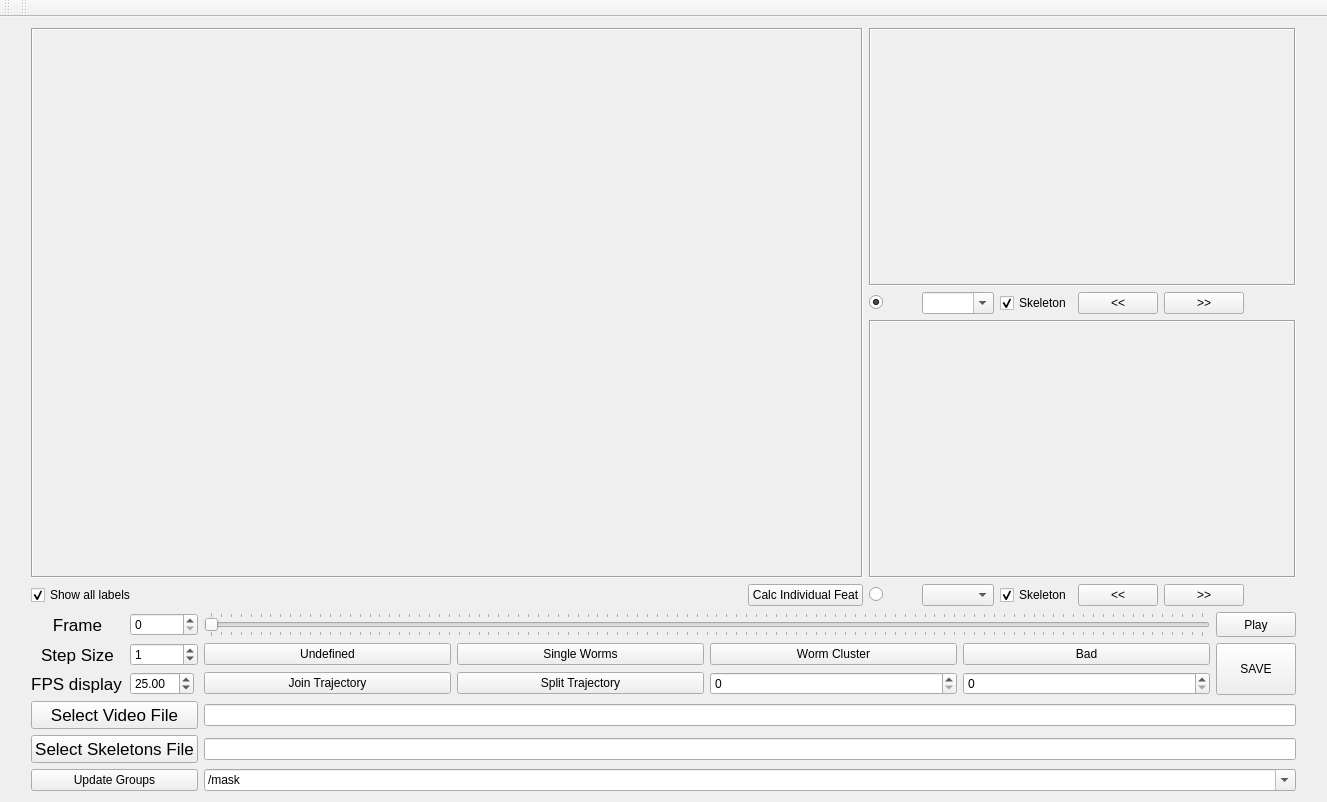
<?xml version="1.0" encoding="UTF-8"?>
<ui version="4.0">
 <class>ImageViewer</class>
 <widget class="QMainWindow" name="ImageViewer">
  <property name="geometry">
   <rect>
    <x>0</x>
    <y>0</y>
    <width>1327</width>
    <height>802</height>
   </rect>
  </property>
  <property name="sizePolicy">
   <sizepolicy hsizetype="Preferred" vsizetype="Fixed">
    <horstretch>0</horstretch>
    <verstretch>0</verstretch>
   </sizepolicy>
  </property>
  <property name="windowTitle">
   <string>ImageViewer</string>
  </property>
  <property name="layoutDirection">
   <enum>Qt::LeftToRight</enum>
  </property>
  <widget class="QWidget" name="centralWidget">
   <property name="enabled">
    <bool>true</bool>
   </property>
   <layout class="QGridLayout" name="gridLayout_4">
    <item row="0" column="1">
     <layout class="QGridLayout" name="gridLayout_3">
      <property name="sizeConstraint">
       <enum>QLayout::SetMaximumSize</enum>
      </property>
      <item row="0" column="3" colspan="6">
       <widget class="QLabel" name="wormCanvas1">
        <property name="sizePolicy">
         <sizepolicy hsizetype="Ignored" vsizetype="Ignored">
          <horstretch>0</horstretch>
          <verstretch>0</verstretch>
         </sizepolicy>
        </property>
        <property name="frameShape">
         <enum>QFrame::Box</enum>
        </property>
        <property name="frameShadow">
         <enum>QFrame::Sunken</enum>
        </property>
        <property name="text">
         <string/>
        </property>
       </widget>
      </item>
      <item row="1" column="6">
       <widget class="QPushButton" name="pushButton_ROI1_RW">
        <property name="text">
         <string>&lt;&lt;</string>
        </property>
       </widget>
      </item>
      <item row="4" column="4">
       <widget class="QComboBox" name="comboBox_ROI2">
        <property name="editable">
         <bool>false</bool>
        </property>
       </widget>
      </item>
      <item row="4" column="5">
       <widget class="QCheckBox" name="checkBox_ROI2">
        <property name="text">
         <string>Skeleton</string>
        </property>
        <property name="checked">
         <bool>true</bool>
        </property>
       </widget>
      </item>
      <item row="1" column="3">
       <widget class="QRadioButton" name="radioButton_ROI1">
        <property name="text">
         <string/>
        </property>
        <property name="checked">
         <bool>true</bool>
        </property>
       </widget>
      </item>
      <item row="4" column="3">
       <widget class="QRadioButton" name="radioButton_ROI2">
        <property name="text">
         <string/>
        </property>
       </widget>
      </item>
      <item row="1" column="4">
       <widget class="QComboBox" name="comboBox_ROI1">
        <property name="editable">
         <bool>true</bool>
        </property>
       </widget>
      </item>
      <item row="2" column="3" colspan="6">
       <widget class="QLabel" name="wormCanvas2">
        <property name="sizePolicy">
         <sizepolicy hsizetype="Ignored" vsizetype="Ignored">
          <horstretch>0</horstretch>
          <verstretch>0</verstretch>
         </sizepolicy>
        </property>
        <property name="frameShape">
         <enum>QFrame::Box</enum>
        </property>
        <property name="frameShadow">
         <enum>QFrame::Sunken</enum>
        </property>
        <property name="text">
         <string/>
        </property>
       </widget>
      </item>
      <item row="4" column="6">
       <widget class="QPushButton" name="pushButton_ROI2_RW">
        <property name="text">
         <string>&lt;&lt;</string>
        </property>
       </widget>
      </item>
      <item row="1" column="7">
       <widget class="QPushButton" name="pushButton_ROI1_FF">
        <property name="sizePolicy">
         <sizepolicy hsizetype="Maximum" vsizetype="Fixed">
          <horstretch>0</horstretch>
          <verstretch>0</verstretch>
         </sizepolicy>
        </property>
        <property name="text">
         <string>&gt;&gt;</string>
        </property>
       </widget>
      </item>
      <item row="1" column="5">
       <widget class="QCheckBox" name="checkBox_ROI1">
        <property name="text">
         <string>Skeleton</string>
        </property>
        <property name="checked">
         <bool>true</bool>
        </property>
       </widget>
      </item>
      <item row="4" column="7">
       <widget class="QPushButton" name="pushButton_ROI2_FF">
        <property name="text">
         <string>&gt;&gt;</string>
        </property>
       </widget>
      </item>
      <item row="0" column="0" rowspan="3" colspan="3">
       <widget class="QLabel" name="imageCanvas">
        <property name="sizePolicy">
         <sizepolicy hsizetype="Ignored" vsizetype="Ignored">
          <horstretch>0</horstretch>
          <verstretch>0</verstretch>
         </sizepolicy>
        </property>
        <property name="focusPolicy">
         <enum>Qt::ClickFocus</enum>
        </property>
        <property name="frameShape">
         <enum>QFrame::Box</enum>
        </property>
        <property name="frameShadow">
         <enum>QFrame::Sunken</enum>
        </property>
        <property name="text">
         <string/>
        </property>
       </widget>
      </item>
      <item row="4" column="0">
       <widget class="QCheckBox" name="checkBox_showLabel">
        <property name="text">
         <string>Show all labels</string>
        </property>
        <property name="checked">
         <bool>true</bool>
        </property>
       </widget>
      </item>
      <item row="4" column="1">
       <spacer name="horizontalSpacer_2">
        <property name="orientation">
         <enum>Qt::Horizontal</enum>
        </property>
        <property name="sizeType">
         <enum>QSizePolicy::Fixed</enum>
        </property>
        <property name="sizeHint" stdset="0">
         <size>
          <width>600</width>
          <height>20</height>
         </size>
        </property>
       </spacer>
      </item>
      <item row="4" column="2">
       <widget class="QPushButton" name="pushButton_feats">
        <property name="text">
         <string>Calc Individual Feat</string>
        </property>
       </widget>
      </item>
     </layout>
    </item>
    <item row="0" column="2">
     <spacer name="verticalSpacer_4">
      <property name="orientation">
       <enum>Qt::Vertical</enum>
      </property>
      <property name="sizeHint" stdset="0">
       <size>
        <width>20</width>
        <height>40</height>
       </size>
      </property>
     </spacer>
    </item>
    <item row="0" column="0">
     <spacer name="verticalSpacer_3">
      <property name="orientation">
       <enum>Qt::Vertical</enum>
      </property>
      <property name="sizeType">
       <enum>QSizePolicy::Minimum</enum>
      </property>
      <property name="sizeHint" stdset="0">
       <size>
        <width>20</width>
        <height>40</height>
       </size>
      </property>
     </spacer>
    </item>
    <item row="1" column="1">
     <layout class="QGridLayout" name="gridLayout">
      <item row="0" column="1">
       <widget class="QSpinBox" name="spinBox_frame"/>
      </item>
      <item row="3" column="3" colspan="5">
       <widget class="QLineEdit" name="lineEdit_video">
        <property name="text">
         <string/>
        </property>
       </widget>
      </item>
      <item row="3" column="0" colspan="2">
       <widget class="QPushButton" name="pushButton_video">
        <property name="sizePolicy">
         <sizepolicy hsizetype="Expanding" vsizetype="Fixed">
          <horstretch>0</horstretch>
          <verstretch>0</verstretch>
         </sizepolicy>
        </property>
        <property name="font">
         <font>
          <pointsize>13</pointsize>
         </font>
        </property>
        <property name="text">
         <string>Select Video File</string>
        </property>
       </widget>
      </item>
      <item row="0" column="0">
       <widget class="QLabel" name="label_frame">
        <property name="font">
         <font>
          <pointsize>13</pointsize>
         </font>
        </property>
        <property name="text">
         <string>Frame</string>
        </property>
        <property name="alignment">
         <set>Qt::AlignCenter</set>
        </property>
       </widget>
      </item>
      <item row="4" column="0" colspan="2">
       <widget class="QPushButton" name="pushButton_skel">
        <property name="sizePolicy">
         <sizepolicy hsizetype="Expanding" vsizetype="Fixed">
          <horstretch>0</horstretch>
          <verstretch>0</verstretch>
         </sizepolicy>
        </property>
        <property name="font">
         <font>
          <pointsize>13</pointsize>
         </font>
        </property>
        <property name="text">
         <string>Select Skeletons File</string>
        </property>
       </widget>
      </item>
      <item row="4" column="3" colspan="5">
       <widget class="QLineEdit" name="lineEdit_skel"/>
      </item>
      <item row="0" column="7">
       <widget class="QPushButton" name="playButton">
        <property name="sizePolicy">
         <sizepolicy hsizetype="Minimum" vsizetype="Minimum">
          <horstretch>0</horstretch>
          <verstretch>0</verstretch>
         </sizepolicy>
        </property>
        <property name="text">
         <string>Play</string>
        </property>
        <property name="checkable">
         <bool>false</bool>
        </property>
       </widget>
      </item>
      <item row="1" column="1">
       <widget class="QSpinBox" name="spinBox_step">
        <property name="maximum">
         <number>100000</number>
        </property>
        <property name="value">
         <number>1</number>
        </property>
       </widget>
      </item>
      <item row="2" column="0">
       <widget class="QLabel" name="label_fps">
        <property name="sizePolicy">
         <sizepolicy hsizetype="Maximum" vsizetype="Preferred">
          <horstretch>0</horstretch>
          <verstretch>0</verstretch>
         </sizepolicy>
        </property>
        <property name="font">
         <font>
          <pointsize>13</pointsize>
         </font>
        </property>
        <property name="text">
         <string>FPS display</string>
        </property>
        <property name="alignment">
         <set>Qt::AlignCenter</set>
        </property>
       </widget>
      </item>
      <item row="2" column="1">
       <widget class="QDoubleSpinBox" name="doubleSpinBox_fps">
        <property name="sizePolicy">
         <sizepolicy hsizetype="Maximum" vsizetype="Fixed">
          <horstretch>0</horstretch>
          <verstretch>0</verstretch>
         </sizepolicy>
        </property>
        <property name="maximum">
         <double>100.000000000000000</double>
        </property>
        <property name="value">
         <double>25.000000000000000</double>
        </property>
       </widget>
      </item>
      <item row="5" column="3" colspan="5">
       <widget class="QComboBox" name="comboBox_h5path">
        <property name="editable">
         <bool>true</bool>
        </property>
        <item>
         <property name="text">
          <string>/mask</string>
         </property>
        </item>
        <item>
         <property name="text">
          <string>/full_data</string>
         </property>
        </item>
       </widget>
      </item>
      <item row="1" column="0">
       <widget class="QLabel" name="label_step">
        <property name="font">
         <font>
          <pointsize>13</pointsize>
         </font>
        </property>
        <property name="text">
         <string>Step Size</string>
        </property>
        <property name="alignment">
         <set>Qt::AlignCenter</set>
        </property>
       </widget>
      </item>
      <item row="2" column="5">
       <widget class="QSpinBox" name="spinBox_join1">
        <property name="showGroupSeparator" stdset="0">
         <bool>false</bool>
        </property>
        <property name="maximum">
         <number>999999999</number>
        </property>
       </widget>
      </item>
      <item row="2" column="6">
       <widget class="QSpinBox" name="spinBox_join2">
        <property name="maximum">
         <number>999999999</number>
        </property>
       </widget>
      </item>
      <item row="2" column="3">
       <widget class="QPushButton" name="pushButton_join">
        <property name="text">
         <string>Join Trajectory</string>
        </property>
       </widget>
      </item>
      <item row="2" column="4">
       <widget class="QPushButton" name="pushButton_split">
        <property name="text">
         <string>Split Trajectory</string>
        </property>
       </widget>
      </item>
      <item row="1" column="7" rowspan="2">
       <widget class="QPushButton" name="pushButton_save">
        <property name="sizePolicy">
         <sizepolicy hsizetype="Maximum" vsizetype="Minimum">
          <horstretch>0</horstretch>
          <verstretch>0</verstretch>
         </sizepolicy>
        </property>
        <property name="text">
         <string>SAVE</string>
        </property>
       </widget>
      </item>
      <item row="1" column="3">
       <widget class="QPushButton" name="pushButton_U">
        <property name="text">
         <string>Undefined</string>
        </property>
       </widget>
      </item>
      <item row="1" column="4">
       <widget class="QPushButton" name="pushButton_W">
        <property name="text">
         <string>Single Worms</string>
        </property>
       </widget>
      </item>
      <item row="1" column="5">
       <widget class="QPushButton" name="pushButton_WS">
        <property name="text">
         <string>Worm Cluster</string>
        </property>
       </widget>
      </item>
      <item row="1" column="6">
       <widget class="QPushButton" name="pushButton_B">
        <property name="text">
         <string>Bad</string>
        </property>
       </widget>
      </item>
      <item row="5" column="0" colspan="2">
       <widget class="QPushButton" name="pushButton_h5groups">
        <property name="text">
         <string>Update Groups</string>
        </property>
       </widget>
      </item>
      <item row="0" column="3" colspan="4">
       <widget class="QSlider" name="imageSlider">
        <property name="cursor">
         <cursorShape>OpenHandCursor</cursorShape>
        </property>
        <property name="mouseTracking">
         <bool>true</bool>
        </property>
        <property name="autoFillBackground">
         <bool>false</bool>
        </property>
        <property name="maximum">
         <number>100</number>
        </property>
        <property name="orientation">
         <enum>Qt::Horizontal</enum>
        </property>
        <property name="invertedAppearance">
         <bool>false</bool>
        </property>
        <property name="invertedControls">
         <bool>false</bool>
        </property>
        <property name="tickPosition">
         <enum>QSlider::TicksBothSides</enum>
        </property>
       </widget>
      </item>
     </layout>
    </item>
   </layout>
   <zorder></zorder>
   <zorder>verticalSpacer_3</zorder>
   <zorder>verticalSpacer_4</zorder>
   <zorder></zorder>
  </widget>
  <widget class="QMenuBar" name="menuBar">
   <property name="geometry">
    <rect>
     <x>0</x>
     <y>0</y>
     <width>1327</width>
     <height>22</height>
    </rect>
   </property>
  </widget>
  <widget class="QToolBar" name="mainToolBar">
   <attribute name="toolBarArea">
    <enum>TopToolBarArea</enum>
   </attribute>
   <attribute name="toolBarBreak">
    <bool>false</bool>
   </attribute>
  </widget>
  <widget class="QToolBar" name="toolBar">
   <property name="windowTitle">
    <string>toolBar</string>
   </property>
   <attribute name="toolBarArea">
    <enum>TopToolBarArea</enum>
   </attribute>
   <attribute name="toolBarBreak">
    <bool>false</bool>
   </attribute>
  </widget>
 </widget>
 <layoutdefault spacing="6" margin="11"/>
 <resources/>
 <connections/>
</ui>
